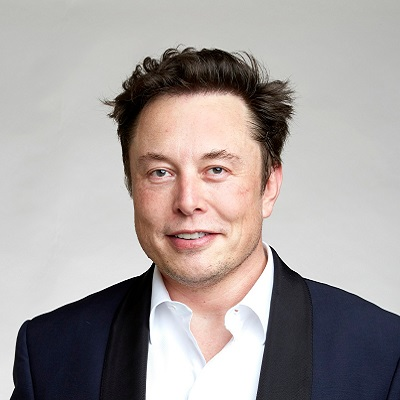
#> input picture Assignment_25/input/Elon_Musk.jpg, 400 x 400 px
$ python convolution.py
#> lines starting #> are read from the running program, lines starting #| are printed output that depends on the picture
import cv2
import numpy as np

img = cv2.imread('input/Elon_Musk.jpg', 0)
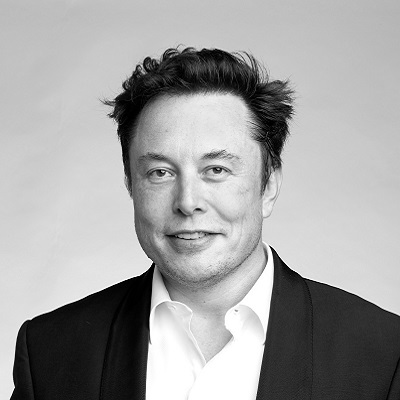
#> img: shape (400, 400); min 0, max 255, mean 161.1
#> the answer given: 3

def Convolution(img, mask_dim):
#> called with mask_dim = 3
    final_img = np.zeros(img.shape)
    mask = np.ones((mask_dim, mask_dim)) / np.power(mask_dim, 2)
    rows, cols = img.shape
#> rows = 400; cols = 400
    for i in range(mask_dim//2, rows-(mask_dim//2)):
        for j in range(mask_dim//2, cols-(mask_dim//2)):
            filtered_area = img[i-int(mask_dim//2):i+1+int(mask_dim//2), j-int(mask_dim//2):j+1+int(mask_dim//2)]
            final_img[i, j] = np.sum(filtered_area * mask)
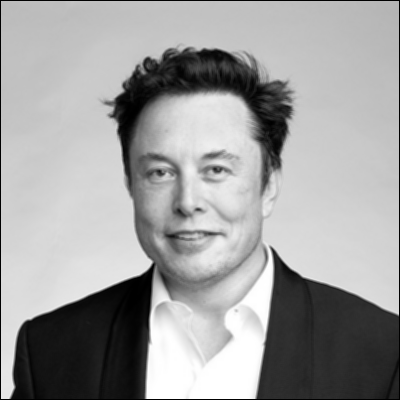
#> final_img: shape (400, 400) float64; min 0, max 255, mean 159.5
    return final_img

mask_dimension = int(input('Enter the dimensions of the convolution filter ((n,n) as n): '))
cv2.imwrite(f'output/image{mask_dimension}.jpg', Convolution(img, mask_dimension))

$ run again, with Assignment_25/input/253629_6.png.webp saved as Assignment_25/input/Elon_Musk.jpg
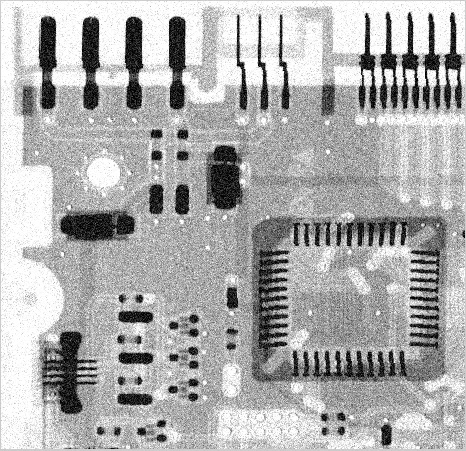
#> input picture Assignment_25/input/253629_6.png.webp, 466 x 451 px
#> img is the input picture: shape (451, 466); min 0, max 255, mean 173.3
#> after the loop in Convolution, `for i in range(mask_dim//2, rows-(mask_dim//2)):`:
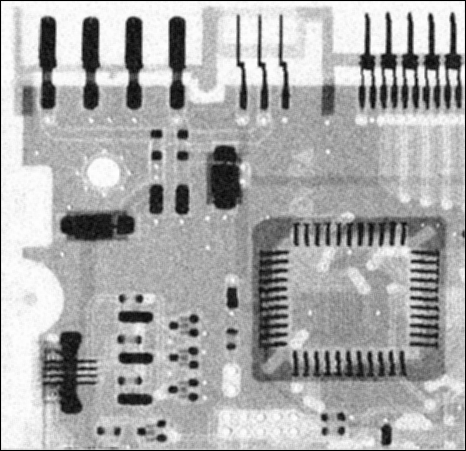
#> final_img: shape (451, 466) float64; min 0, max 254.7, mean 171.5

$ run again, with Assignment_25/input/building.tif saved as Assignment_25/input/Elon_Musk.jpg
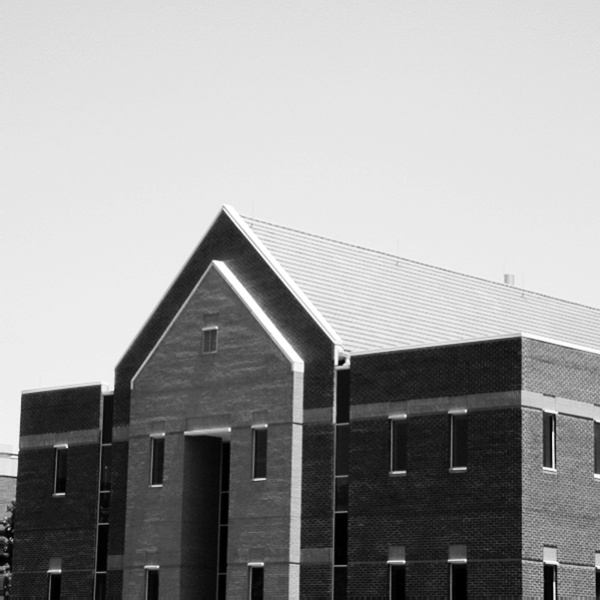
#> input picture Assignment_25/input/building.tif, 600 x 600 px
#> img is the input picture: shape (600, 600); min 0, max 255, mean 155.8
#> `cv2.imwrite(f'output/image{mask_dimension}.jpg', Convolution(img, mask..`:
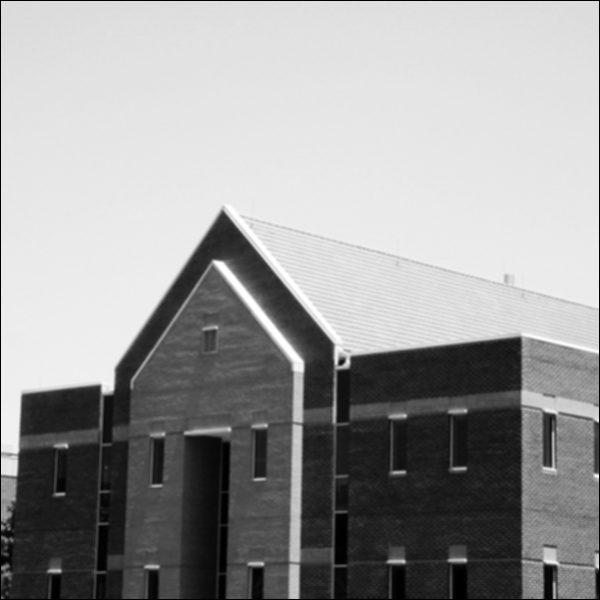
#> saved as image3.jpg: shape (600, 600); min 0, max 255, mean 154.7
